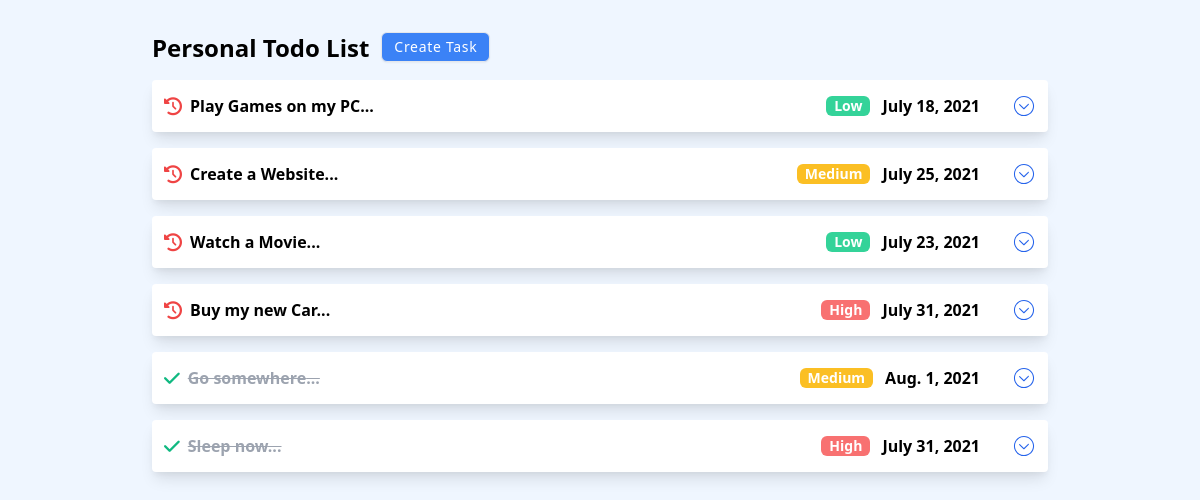
The page / on the database its author committed.
### task/models.py (models this page shows, shortened)
class Task(models.Model):
    PRIORITY = (
        ("High", "High"),
        ("Medium", "Medium"),
        ("Low", "Low")
    )
    title = models.CharField(max_length=100)
    description = models.TextField(max_length=250)
    created = models.DateTimeField(auto_now_add=True)
    complete = models.BooleanField(default=False)
    due_date = models.DateField(null=True, blank=True)
    priority = models.CharField(max_length=50, choices=PRIORITY, blank=True)
    def get_absolute_url(self): # new
        return reverse('update', kwargs={'pk': str(self.pk)})
    class Meta:
        ordering = ("complete",)

### task/views.py (the view)
# urls.py: path('', views.HomeListView, name="home"),
def HomeListView(request):
    tasks = Task.objects.all()
    context = {"tasks":tasks}
    return render(request, "task/home.html", context)

### task/templates/task/home.html (shortened to what this page needs)
{% extends "base.html" %}
{% block content %}
    <main class="p-5 bg-light-blue">
      <div class="flex justify-center items-start my-2">
        <div class=" sm:w-full lg:max-w-4xl xl:max-w-4xl my-1">
         <div class="flex">
            <h2 class="text-2xl font-semibold text-vnet-blue mb-2">Personal Todo List</h2>
            <a href="{% url "create" %}" class="ml-3">
                <button class="bg-blue-500 px-3 py-1 text-sm shadow-sm font-medium tracking-wider border text-white rounded-md hover:shadow-lg hover:bg-blue-600 focus:ring-2 focus:ring-blue-300">Create Task</button>
            </a>
         </div>
          <ul class="flex flex-col">
            {% for task in tasks %}
                <li class="bg-white my-2 shadow-lg transform hover:scale-105 hover:shadow-xl transition duration-500 rounded" x-data="accordion({{task.id}})">
                    <h2
                        @click="handleClick()"
                        class="flex flex-row justify-between items-center font-semibold p-3 cursor-pointer"
                    >
                        {% if task.complete == True %}
                            <span class=" text-lg mr-2 text-green-500">
                                <i class="fas fa-check"></i>
                            </span>
                            <span class="line-through text-gray-400">{{task.title|slice:"25"}}...</span>
                        {% else %}
                            <span class=" text-lg mr-2 text-red-500">
                                <i class="fas fa-history"></i>
                            </span>
                            <span>{{task.title|slice:"25"}}...</span>
                        {% endif %}
                        {% if task.priority == 'Low' %}
                            <span class="rounded-md py-(3/4) px-2 bg-green-400 text-white text-sm ml-auto">{{task.priority}}</span>
                        {% elif task.priority == 'Medium'%}
                            <span class="rounded-md py-(3/4) px-2 bg-yellow-400 text-white text-sm ml-auto">{{task.priority}}</span>
                        {% elif task.priority == 'High'%}
                            <span class="rounded-md py-(3/4) px-2 bg-red-400 text-white text-sm ml-auto">{{task.priority}}</span>
                        {% endif %}
                        <div class="hidden md:block">
                            <span class="mr-3 ml-3 ">{{task.due_date}}</span>
                        </div>
                    </h2>
                </li>
            {% endfor %}
          </ul>
        </div>
      </div>
    </main>
{% endblock content %}

### templates/base.html (shortened to what this page needs)
<!DOCTYPE html>
<html>
    <head>
        <link href="https://unpkg.com/tailwindcss@^2/dist/tailwind.min.css" rel="stylesheet" />
    </head>
    <body class="h-screen bg-blue-50">
        {% block content %}
        {% endblock content %}
    </body>
</html>

### rows shown on the page
Task: title "Play Games on my PC", priority "Low", due_date "July 18, 2021"
Task: title "Create a Website", priority "Medium", due_date "July 25, 2021"
Task: title "Watch a Movie", priority "Low", due_date "July 23, 2021"
Task: title "Buy my new Car", priority "High", due_date "July 31, 2021"
Task: title "Go somewhere", priority "Medium", due_date "Aug. 1, 2021"
Task: title "Sleep now", priority "High", due_date "July 31, 2021"
